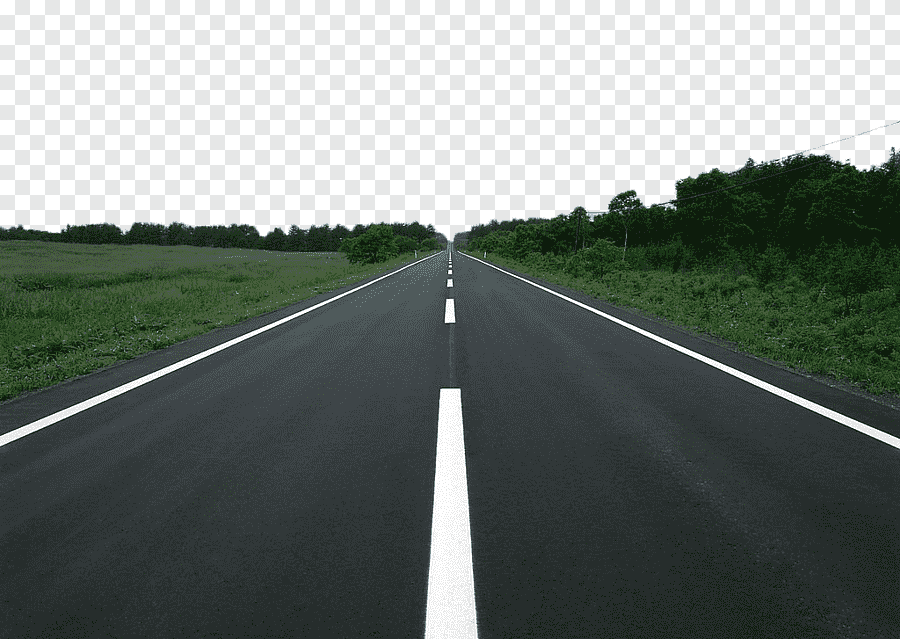
#> input picture day06_opencv_TM/road.png, 900 x 639 px
$ python step2.py
#> lines starting #> are read from the running program, lines starting #| are printed output that depends on the picture; after the words box and inside, x2 and y2 are one past the last pixel; in counts of white or black regions, pixels touching at a corner belong together
import cv2 as cv
import numpy as np

# 이미지 로드
img = cv.imread('road.png')
#> img is the input picture: shape (639, 900, 3); mean B, G, R 118.7, 123.3, 115.5
scale = 0.5
img_resized = cv.resize(img, (int(img.shape[1]*scale), int(img.shape[0]*scale)))
gray = cv.cvtColor(img_resized, cv.COLOR_BGR2GRAY)
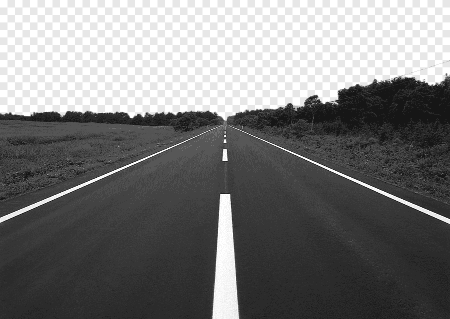
#> gray: shape (319, 450); min 22, max 255, mean 120.4

# 다양한 Canny 임계값으로 실험
canny_params = [
    (50, 150),    # 낮은 임계값 → 더 많은 에지
    (100, 200),   # 중간 임계값 (기본값)
    (150, 250),   # 높은 임계값 → 강한 에지만
]

for lower, upper in canny_params:
    edges = cv.Canny(gray, lower, upper, apertureSize=3)

    # HoughLinesP 적용
    lines = cv.HoughLinesP(edges, 1, np.pi/180, threshold=50,
                           minLineLength=30, maxLineGap=10)

    result = img_resized.copy()
    if lines is not None:
        for line in lines:
            x1, y1, x2, y2 = line[0]
            cv.line(result, (x1, y1), (x2, y2), (0, 255, 0), 2)
        print(f"Canny({lower}, {upper}) → 검출된 직선: {len(lines)}개")
        cv.imshow(f'Canny({lower}, {upper})', result)
    else:
        print(f"Canny({lower}, {upper}) → 검출된 직선 없음")
#> this loop made 3 passes
#| Canny(50, 150) → 검출된 직선: 123개
#| Canny(100, 200) → 검출된 직선: 38개
#| Canny(150, 250) → 검출된 직선: 17개
#> pass 1, `edges = cv.Canny(gray, lower, upper, apertureSize=3)`:
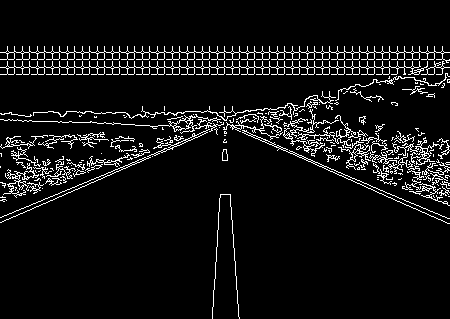
#> edges: shape (319, 450); 7% white in thin lines or dots, all inside (x1, y1, x2, y2) = (0, 46, 450, 319)
#> pass 1, `cv.imshow(f'Canny({lower}, {upper})', result)`:
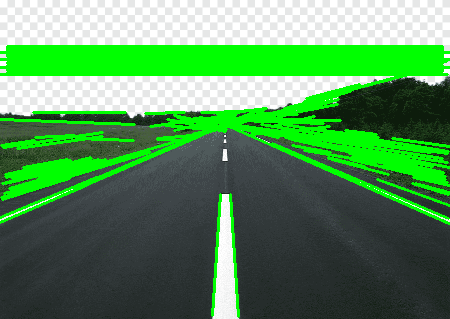
#> window 'Canny(50, 150)': shape (319, 450, 3); mean B, G, R 87.4, 142.9, 84.2
#> pass 2, `edges = cv.Canny(gray, lower, upper, apertureSize=3)`:
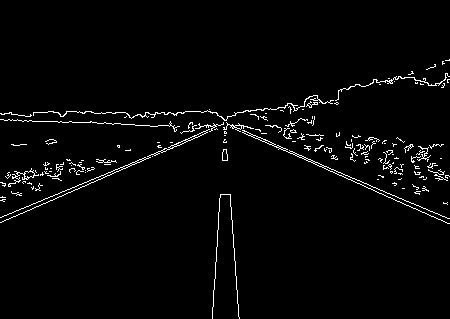
#> edges: shape (319, 450); 2.6% white in thin lines or dots, all inside (x1, y1, x2, y2) = (0, 59, 450, 319)
#> pass 2, `cv.imshow(f'Canny({lower}, {upper})', result)`:
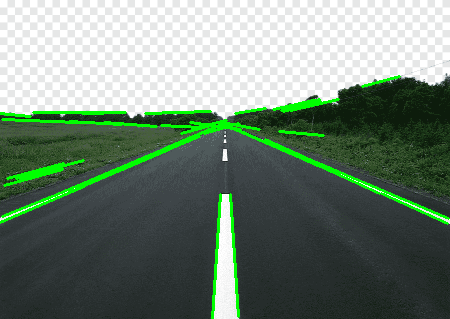
#> window 'Canny(100, 200)': shape (319, 450, 3); mean B, G, R 113.9, 128.8, 110.9
#> after the loop:
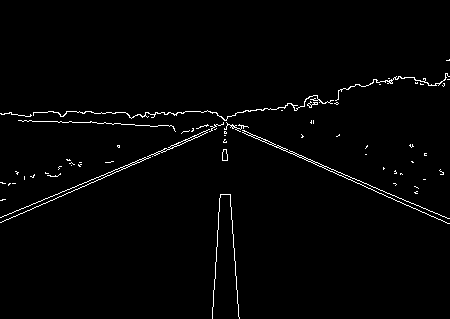
#> edges: shape (319, 450); 1.6% white in thin lines or dots, all inside (x1, y1, x2, y2) = (0, 59, 450, 319)
#> after the loop:
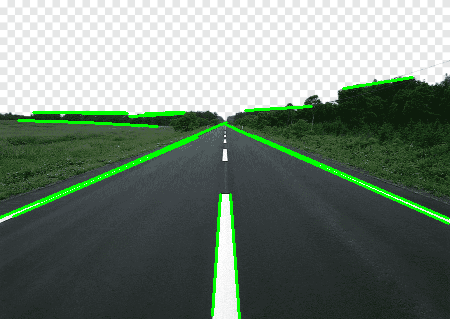
#> result: shape (319, 450, 3); mean B, G, R 114.6, 127.2, 111.6

cv.waitKey(0)
cv.destroyAllWindows()
